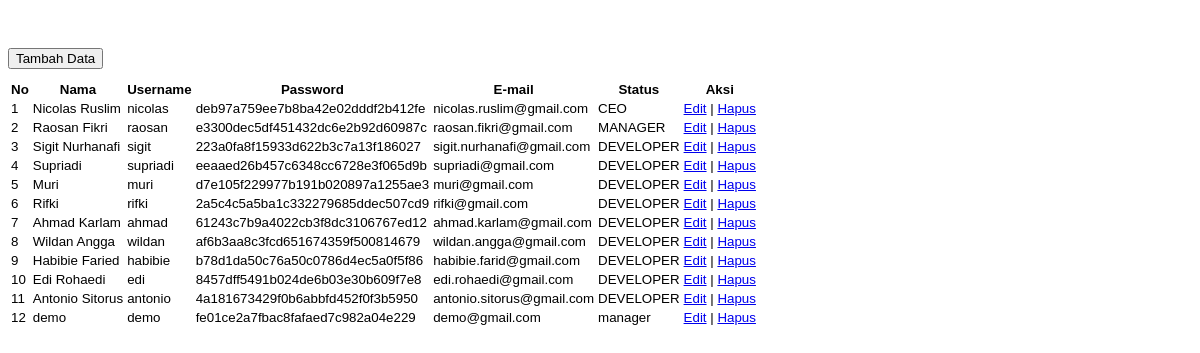
The app's page /admin/datauser.php with its own data.
### tables this page shows
CREATE TABLE IF NOT EXISTS `user` (
`id_user` int(3) NOT NULL,
  `nama` varchar(100) NOT NULL,
  `username` char(30) NOT NULL,
  `password` varchar(45) NOT NULL,
  `email` varchar(30) NOT NULL,
  `status` varchar(20) NOT NULL
);

### admin/datauser.php (the view, shortened to what this page needs)
<!DOCTYPE html>
<html lang="en">
	<head>
		<link rel="stylesheet" type="text/css" href="../assets/css/style.css">
	</head>
	<body>
		<button type="button" class="btn btn-md btn-info" data-toggle="modal" data-target="#myModal">
			<span class="glyphicon glyphicon-plus"></span> Tambah Data
		</button>
		<div class="table-responsive" id="table">
			<table class="table table-striped">
				<tr>
					<th>No</th>
					<th>Nama</th>
					<th>Username</th>
					<th>Password</th>
					<th>E-mail</th>
					<th>Status</th>
					<th>Aksi</th>
				</tr>
				<?php
					$sql = mysql_query("SELECT * FROM user");
					$no = 1;
					while ($data = mysql_fetch_assoc($sql))
					{
				?>
					<tr>
						<td><?php echo $no;?></td>
						<td><?php echo $data['nama']; ?></td>
						<td><?php echo $data['username']; ?></td>
						<td><?php echo $data['password']; ?></td>
						<td><?php echo $data['email']; ?></td>
						<td><?php echo $data['status']; ?></td>
						<td>
							<a href="#edit-user" data-toggle="modal" onclick="javascript:edituser(<?php echo "'".$data['nama']."',".$data['id_user'].", '".$data['username']."','".$data['password']."', '".$data['email']."', '".$data['status']."'"; ?>)">Edit</a>
							|
							<a href="deleteuser.php?id_user=<?php echo $data['id_user']; ?>" onclick="return confirm('Apakah Anda yakin?')">Hapus</a>
						</td>
					</tr>
				<?php
					$no++;
					}
				?>
			</table>
		</div>
	</body>
</html>

### assets/css/style.css (style rules this page uses)
body { padding-top: 40px; padding-bottom: 40px; background-size: cover; background-repeat: no-repeat; background-image: url("../img/tehnologijabg.jpg"); }
tr > th { font-family: "Adobe Garamond Pro Bold", helvetica, sans-serif; font-size: 10pt; font-weight: bold; background-color: transparent; }
tr > td { font-size: 10pt; font-family: "Calibri", helvetica, sans-serif; }
#table { position: relative; top: 10px; }

### records on screen
user: nama "Nicolas Ruslim", username "nicolas", password "deb97a759ee7b8ba42e02dddf2b412fe", email "nicolas.ruslim@gmail.com", status "CEO"
user: nama "Raosan Fikri", username "raosan", password "e3300dec5df451432dc6e2b92d60987c", email "raosan.fikri@gmail.com", status "MANAGER"
user: nama "Sigit Nurhanafi", username "sigit", password "223a0fa8f15933d622b3c7a13f186027", email "sigit.nurhanafi@gmail.com", status "DEVELOPER"
user: nama "Supriadi", username "supriadi", password "eeaaed26b457c6348cc6728e3f065d9b", email "supriadi@gmail.com", status "DEVELOPER"
user: nama "Muri", username "muri", password "d7e105f229977b191b020897a1255ae3", email "muri@gmail.com", status "DEVELOPER"
user: nama "Rifki", username "rifki", password "2a5c4c5a5ba1c332279685ddec507cd9", email "rifki@gmail.com", status "DEVELOPER"
user: nama "Ahmad Karlam", username "ahmad", password "61243c7b9a4022cb3f8dc3106767ed12", email "ahmad.karlam@gmail.com", status "DEVELOPER"
user: nama "Wildan Angga", username "wildan", password "af6b3aa8c3fcd651674359f500814679", email "wildan.angga@gmail.com", status "DEVELOPER"
user: nama "Habibie Faried", username "habibie", password "b78d1da50c76a50c0786d4ec5a0f5f86", email "habibie.farid@gmail.com", status "DEVELOPER"
user: nama "Edi Rohaedi", username "edi", password "8457dff5491b024de6b03e30b609f7e8", email "edi.rohaedi@gmail.com", status "DEVELOPER"
user: nama "Antonio Sitorus", username "antonio", password "4a181673429f0b6abbfd452f0f3b5950", email "antonio.sitorus@gmail.com", status "DEVELOPER"
user: nama "demo", username "demo", password "fe01ce2a7fbac8fafaed7c982a04e229", email "demo@gmail.com", status "manager"
